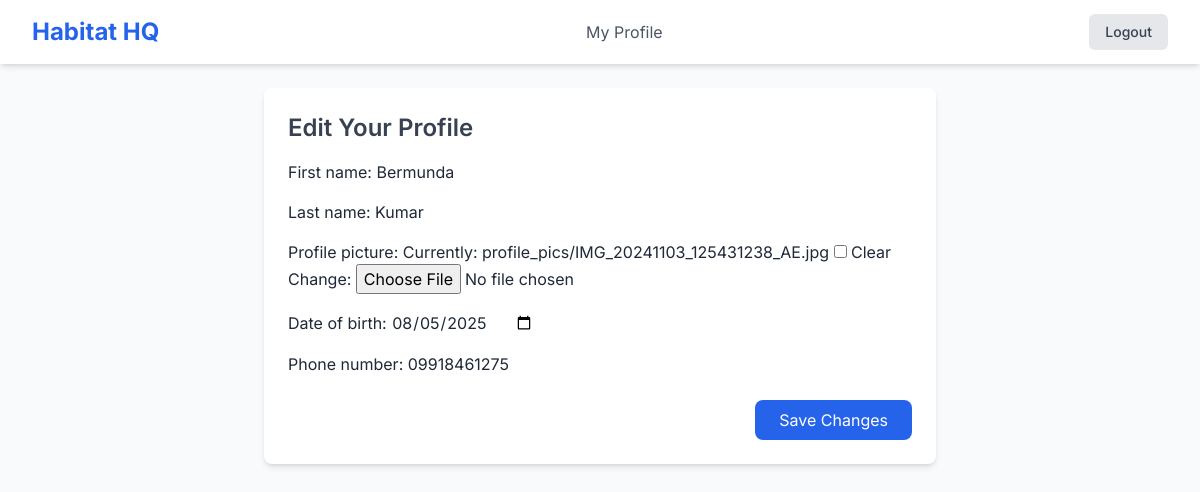
Page /profile/edit/ (signed in) on the committed database.
### core/models.py (models this page shows, shortened)
class User(AbstractUser):
    class Role(models.TextChoices):
        ADMIN = "ADMIN", "Admin"
        RESIDENT = "RESIDENT", "Resident"
        SECURITY = "SECURITY", "Security"
    email = models.EmailField(unique=True)
    role = models.CharField(max_length=50, choices=Role.choices, default=Role.RESIDENT)
    society = models.ForeignKey(Society, on_delete=models.CASCADE, null=True, blank=True)
    USERNAME_FIELD = 'email'
    REQUIRED_FIELDS = ['username']
    profile_picture = models.ImageField(upload_to='profile_pics/', default='profile_pics/default.jpg', null=True, blank=True)
    date_of_birth = models.DateField(null=True, blank=True)
    phone_number = models.CharField(max_length=15, null=True, blank=True)

### core/views.py (the view)
# urls.py: path('profile/edit/', views.profile_update, name='profile_update'),
@login_required
def profile_update(request):
    if request.method == 'POST':
        form = ProfileUpdateForm(request.POST, request.FILES, instance=request.user)
        if form.is_valid():
            form.save()
            messages.success(request, 'Your profile has been updated successfully!')
            return redirect('dashboard')
    else:
        form = ProfileUpdateForm(instance=request.user)
    context = {
        'form': form
    }
    return render(request, 'core/profile_update.html', context)

### core/forms.py
class ProfileUpdateForm(forms.ModelForm):
    class Meta:
        model = User
        fields = ['first_name', 'last_name', 'profile_picture', 'date_of_birth', 'phone_number']
        widgets = {
            'date_of_birth': forms.DateInput(attrs={'type': 'date'}),
        }

### core/templates/core/profile_update.html (shortened to what this page needs)
{% extends "core/base.html" %}
{% block content %}
<div class="max-w-2xl mx-auto bg-white p-6 rounded-lg shadow-md">
    <h2 class="text-2xl font-semibold text-gray-700 mb-4">Edit Your Profile</h2>
    <form method="post" enctype="multipart/form-data">
        <div class="space-y-4">
            {{ form.as_p }}
        </div>
        <div class="text-right mt-6">
            <button type="submit" class="px-6 py-2 bg-blue-600 text-white rounded-lg hover:bg-blue-700">
                Save Changes
            </button>
        </div>
    </form>
</div>
{% endblock content %}

### core/templates/core/base.html (style rules this page uses)
body { font-family: 'Inter', sans-serif; }

### rows in the picture
User: first_name "Bermunda", last_name "Kumar", date_of_birth "08/05/2025", phone_number "09918461275"
